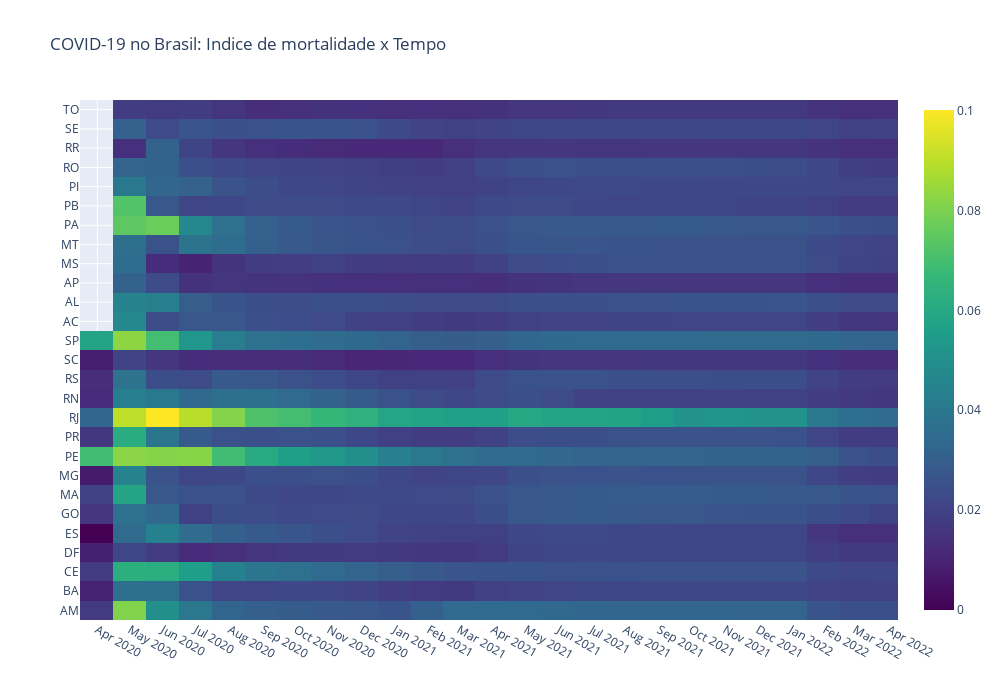

Notebook code cell kept with this figure:
### Markdown cell above
### No grafico abaixo verificamos que com  o avanço da ciencia e melhora nos tratamentos o indice de mortalidade foi baixando.

### Code cell
h = new_selecao[(new_selecao['confirmed'] >= 50)].sort_values(['date','state'])
fig = go.Figure(data=go.Heatmap(
        z=h['death_rate'],
        x=h['date'],
        y=h['state'],
        colorscale='Viridis'))

fig.update_layout(
    title='COVID-19 no Brasil: Indice de mortalidade x Tempo', xaxis_nticks=45, width=1000, height=700)

fig.show()

### Figure 1 — Plotly figure (JSON) as saved in the notebook; plotly's stock layout.template omitted (floating-point values rounded to 4 significant figures; data arrays with more than 128 entries replaced by an {"elided": "..."} marker saying what was removed)
{"data": [{"colorscale": [[0, "#440154"], [0.1111, "#482878"], [0.2222, "#3e4989"], [0.3333, "#31688e"], [0.4444, "#26828e"], [0.5556, "#1f9e89"], [0.6667, "#35b779"], [0.7778, "#6ece58"], [0.8889, "#b5de2b"], [1, "#fde725"]], "type": "heatmap", "x": {"elided": "663 str values"}, "y": {"elided": "663 str values"}, "z": {"elided": "663 float values"}}], "layout": {"height": 700, "title": {"text": "COVID-19 no Brasil: Indice de mortalidade x Tempo"}, "width": 1000, "xaxis": {"nticks": 45}}}
